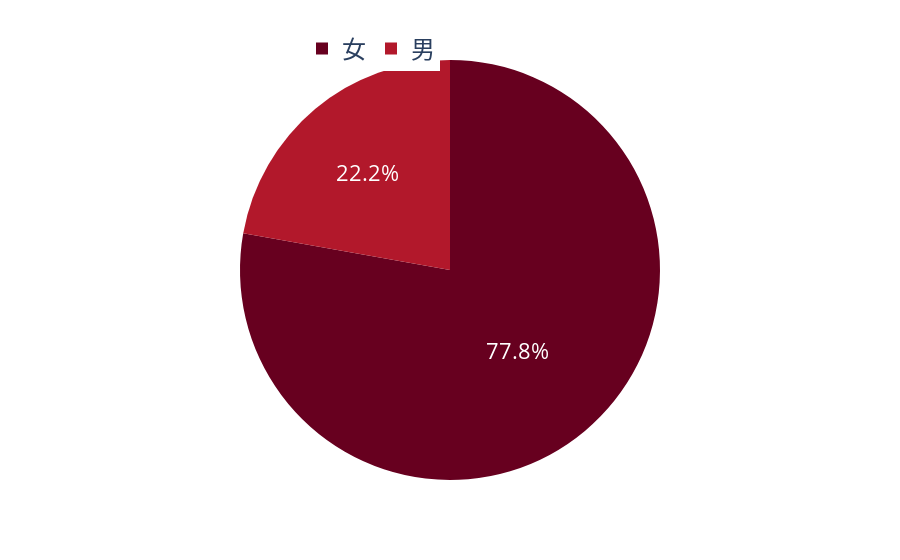

Notebook source saved alongside this figure:
### Code cell
import plotly.express as px
fig = px.pie(genderCount, names="性别",values="总数",color_discrete_sequence=px.colors.sequential.RdBu)
fig.update_layout(
    # title=dict(
    #     text = "唐山打人话题参与人员性别占比图",
    #     x = 0.5,
    #     font_size = 20
    # ),
    font_size=22,
    legend=dict(
            orientation ="h", # 开启水平显示
            x = 0.3,
            y = 1.08,
            font_size = 24,
    )
)

fig.show()

### Figure 1 — Plotly figure (JSON) as saved in the notebook; plotly's stock layout.template omitted (floating-point values rounded to 4 significant figures)
{"data": [{"domain": {"x": [0, 1], "y": [0, 1]}, "hovertemplate": "性别=%{label}<br>总数=%{value}<extra></extra>", "labels": ["女", "男"], "legendgroup": "", "name": "", "showlegend": true, "type": "pie", "values": [411324, 117437]}], "layout": {"font": {"size": 22}, "legend": {"font": {"size": 24}, "orientation": "h", "tracegroupgap": 0, "x": 0.3, "y": 1.08}, "margin": {"t": 60}, "piecolorway": ["rgb(103,0,31)", "rgb(178,24,43)", "rgb(214,96,77)", "rgb(244,165,130)", "rgb(253,219,199)", "rgb(247,247,247)", "rgb(209,229,240)", "rgb(146,197,222)", "rgb(67,147,195)", "rgb(33,102,172)", "rgb(5,48,97)"]}}
